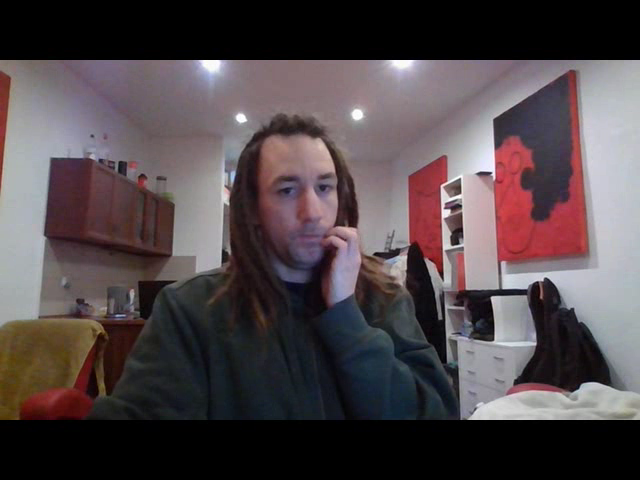
#> input picture frame 15 of output.avi, 640 x 480 px, given in place of the camera
$ python record.py
#> lines starting #> are read from the running program, lines starting #| are printed output that depends on the picture; after the words box and inside, x2 and y2 are one past the last pixel; in counts of white or black regions, pixels touching at a corner belong together
import cv2

cap = cv2.VideoCapture(0)
fourcc = cv2.VideoWriter_fourcc(*'XVID')       # Define a codec
out = cv2.VideoWriter('output.avi', fourcc, 20.0, (640, 480))

ret, frame = cap.read()
#> frame is the input picture: shape (480, 640, 3); mean B, G, R 73.9, 70.9, 80.9
height_len = len(frame)  # Height of input image
#> height_len = 480
width_len = len(frame[0])  # Width of input image
#> width_len = 640

while cap.isOpened():
    ret, frame = cap.read()
    if ret == True:
        out.write(frame)
        cv2.rectangle(frame, (int(width_len/2)-int(height_len/6), int(height_len/3)), (int(width_len/2)+int(height_len/6), int(height_len/3)*2), (0,0,255), 3)
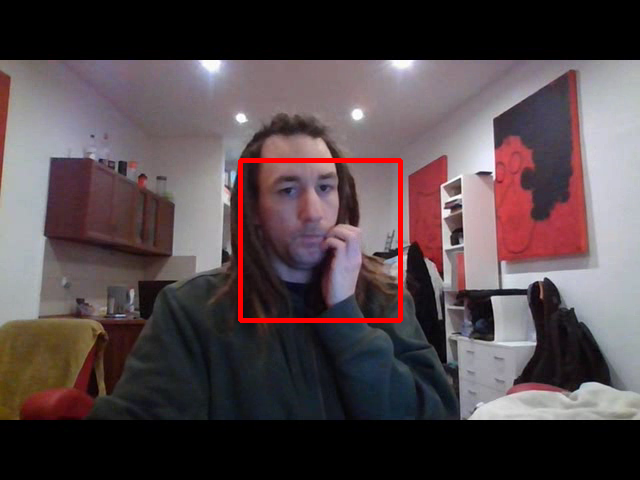
#> frame: shape (480, 640, 3); mean B, G, R 74.4, 71.2, 83.9
        cv2.imshow('Recording', frame)

        if cv2.waitKey(1) == ord('q'):
#> (key q is pressed here)
            break
    else:
        break

cap.release()
out.release()
cv2.destroyAllWindows()

$ run again, starting later in the video
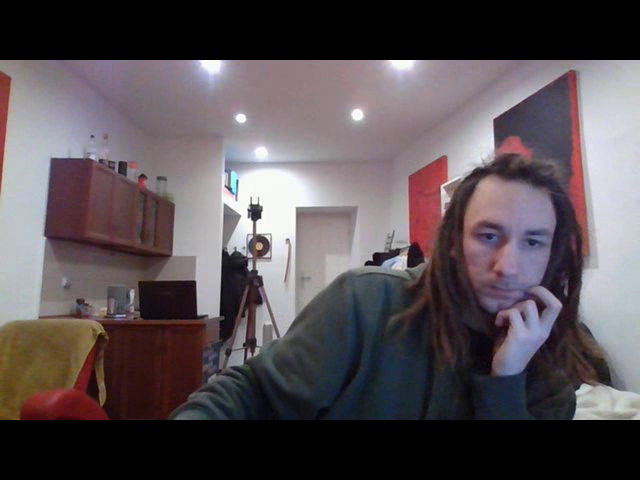
#> input picture frame 68 of output.avi, 640 x 480 px, given in place of the camera
#> frame is the input picture: shape (480, 640, 3); mean B, G, R 84.7, 80.6, 88.8
#> height_len = 480
#> width_len = 640
#> `cv2.rectangle(frame, (int(width_len/2)-int(height_len/6), int(height_l..`:
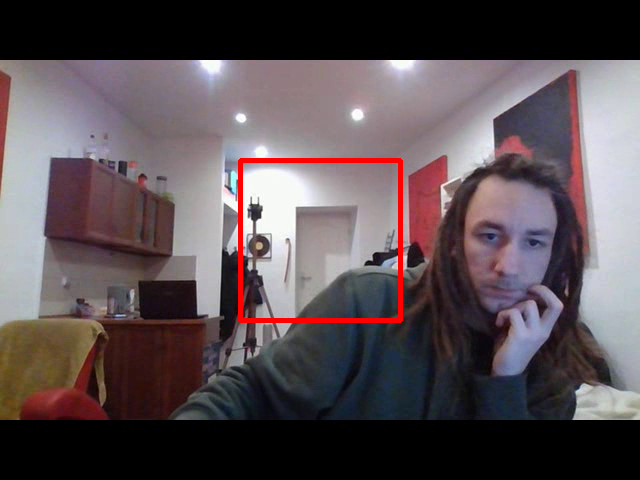
#> frame: shape (480, 640, 3); mean B, G, R 83.2, 79.2, 90

$ run again, starting later in the video
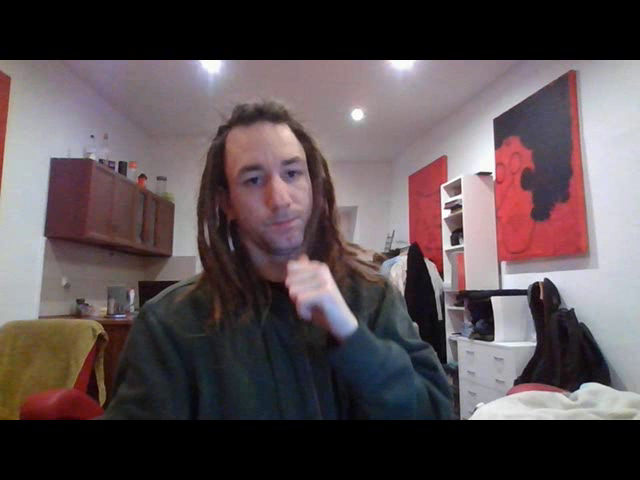
#> input picture frame 121 of output.avi, 640 x 480 px, given in place of the camera
#> frame is the input picture: shape (480, 640, 3); mean B, G, R 82, 79, 90.2
#> height_len = 480
#> width_len = 640
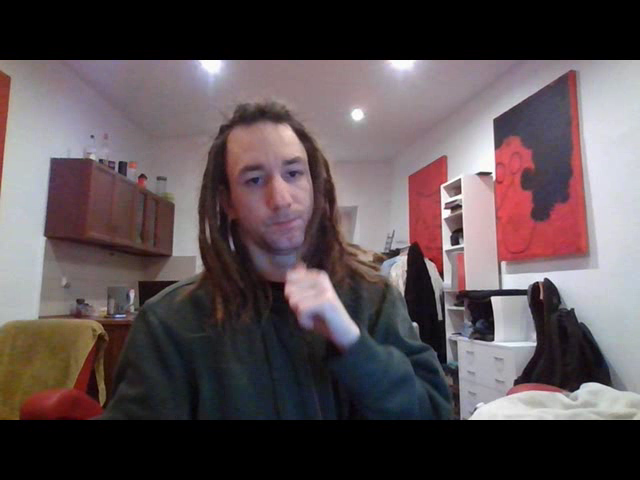
#> input picture frame 122 of output.avi, 640 x 480 px, given in place of the camera
#> frame is the input picture: shape (480, 640, 3); mean B, G, R 82.3, 79.2, 90.6
#> `cv2.rectangle(frame, (int(width_len/2)-int(height_len/6), int(height_l..`:
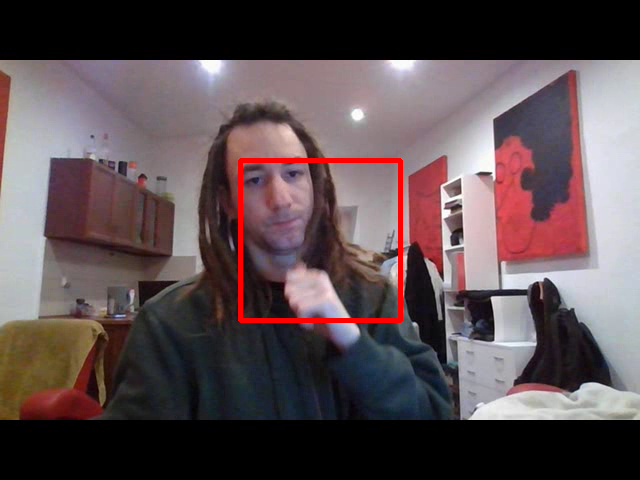
#> frame: shape (480, 640, 3); 1.04% of pixels changed, all inside (x1, y1, x2, y2) = (238, 158, 403, 323)
